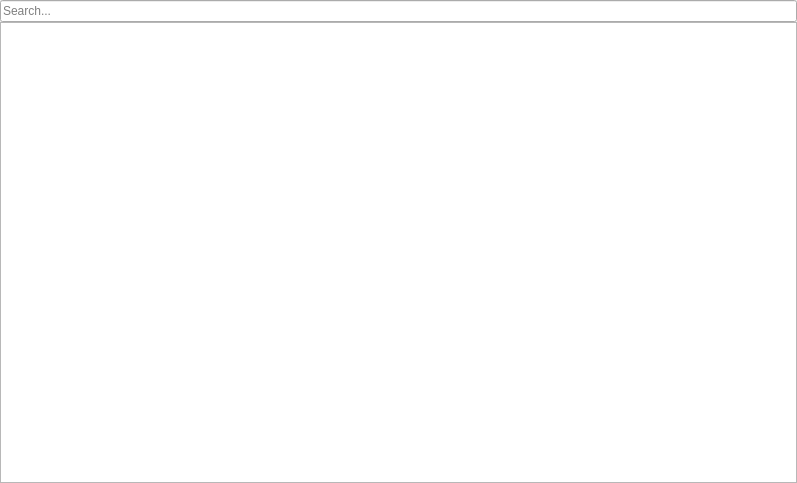
<?xml version="1.0" encoding="UTF-8"?>
<ui version="4.0">
 <class>TableWidget</class>
 <widget class="QWidget" name="TableWidget">
  <property name="geometry">
   <rect>
    <x>0</x>
    <y>0</y>
    <width>797</width>
    <height>483</height>
   </rect>
  </property>
  <property name="windowTitle">
   <string>Form</string>
  </property>
  <layout class="QVBoxLayout" name="verticalLayout">
   <property name="spacing">
    <number>0</number>
   </property>
   <property name="leftMargin">
    <number>0</number>
   </property>
   <property name="topMargin">
    <number>0</number>
   </property>
   <property name="rightMargin">
    <number>0</number>
   </property>
   <property name="bottomMargin">
    <number>0</number>
   </property>
   <item>
    <widget class="QLineEdit" name="leSearch">
     <property name="placeholderText">
      <string>Search...</string>
     </property>
     <property name="clearButtonEnabled">
      <bool>true</bool>
     </property>
    </widget>
   </item>
   <item>
    <widget class="QTableView" name="tbvTable">
     <property name="editTriggers">
      <set>QAbstractItemView::NoEditTriggers</set>
     </property>
     <property name="alternatingRowColors">
      <bool>true</bool>
     </property>
     <property name="sortingEnabled">
      <bool>false</bool>
     </property>
     <property name="wordWrap">
      <bool>false</bool>
     </property>
    </widget>
   </item>
  </layout>
 </widget>
 <resources/>
 <connections/>
</ui>
